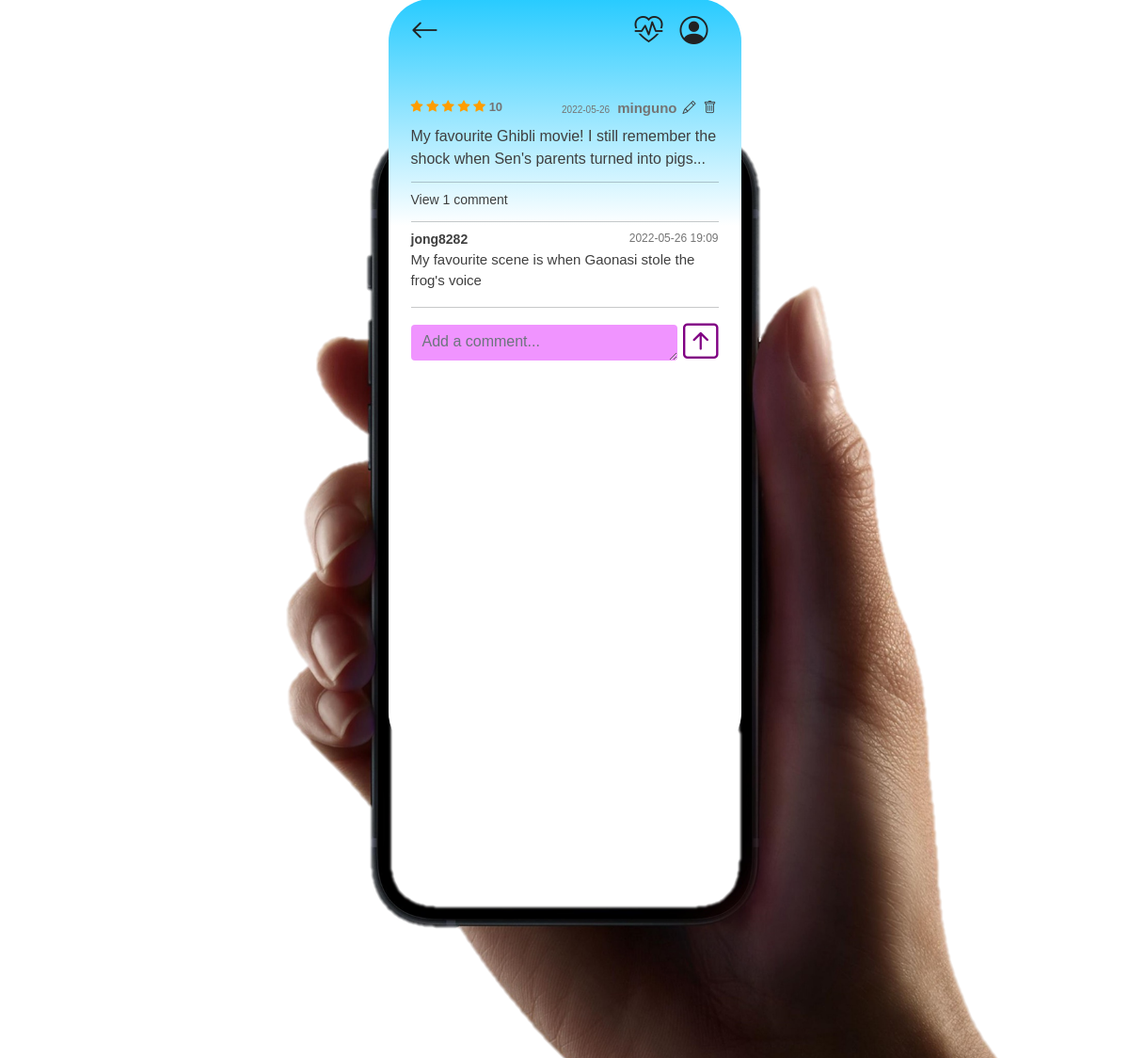
The app's page /movies/read/1/ (signed in), older data.
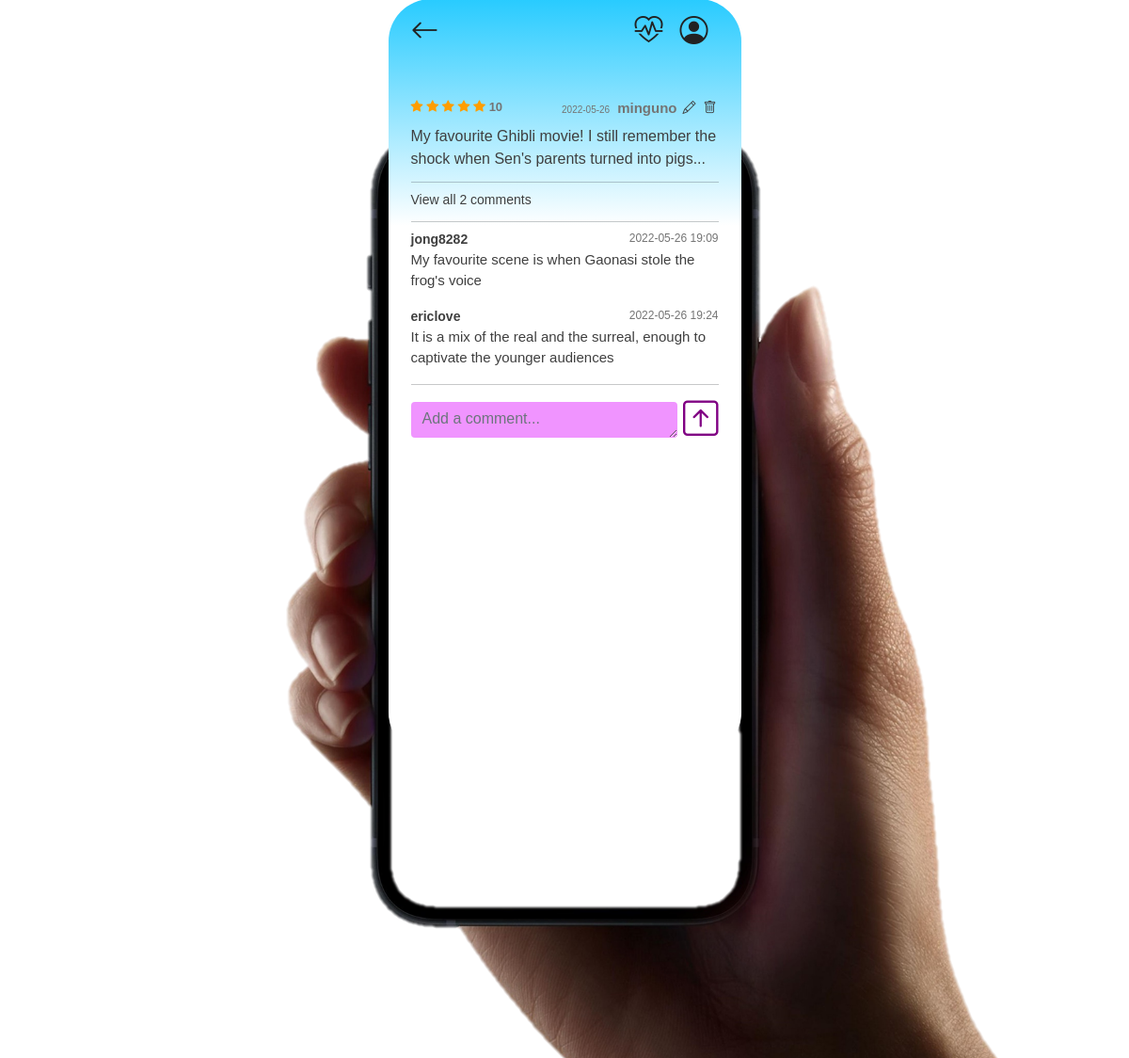
The same page, newer data.
### movies/models.py (models this page shows)
class Comment(models.Model):
    review = models.ForeignKey(Review, on_delete=models.CASCADE, related_name = 'comments')
    content = models.TextField()
    created_at = models.DateTimeField(auto_now_add=True)
    updated_at = models.DateTimeField(auto_now=True)
    user = models.ForeignKey(settings.AUTH_USER_MODEL, on_delete=models.CASCADE )

### accounts/models.py (models this page shows)
class User(AbstractUser):
    followings = models.ManyToManyField('self', symmetrical=False, related_name='followers')
    nickname = models.CharField(null=True, max_length=10)
    image = models.ImageField(null=True, blank=True)

### movies/views.py (the view)
# urls.py: path('read/<str:review_pk>/', views.read, name='read'),
@login_required
def read(request, review_pk):
    review = get_object_or_404(Review, pk=review_pk)
    if request.method == 'POST':
        comment_form = CommentForm(request.POST)
        if comment_form.is_valid():
            comment = comment_form.save(commit=False)
            comment.review = review
            comment.user = request.user
            comment.save()
            return redirect('movies:read', review.pk)
    else:
        comment_form = CommentForm()
    context = {
        'review': review,
        'review_pk': review_pk,
        'comment_form' : comment_form,
        'review' : review,
        'comments' : review.comments.all(),
    }
    return render(request, 'movies/read.html', context)

### movies/forms.py
class CommentForm(forms.ModelForm):
    content = forms.CharField(
        label='',
        widget=forms.Textarea(
            attrs = {
                'class': 'form-control',
                'maxlength': 100,
                'placeholder': 'Add a comment...',
            }
        )
    )
    class Meta:
        model = Comment
        exclude = ('review', 'user', )

### movies/templates/movies/read.html (shortened to what this page needs)
{% extends 'base.html' %}
{% block content %}
  <div class="p-4" style="flex:1;">
    <div class="review-section mt-4">
      <div class="d-flex justify-content-between">
        <div class="review-score">
          {% if review.score == 1 %}
            <i class="bi bi-star-half"></i>
            <i class="bi bi-star"></i>
            <i class="bi bi-star"></i>
            <i class="bi bi-star"></i>
            <i class="bi bi-star"></i>
            {{ review.score }}
          {% else %}
            <i class="bi bi-star-fill"></i>
            <i class="bi bi-star-fill"></i>
            <i class="bi bi-star-fill"></i>
            <i class="bi bi-star-fill"></i>
            <i class="bi bi-star-fill"></i>
            {{ review.score }}
          {% endif %}
        </div>
        <div>
          <div class="d-flex align-items-baseline">
            <div class="review-created me-2">
              {{ review.updated_at|date:"Y-m-d" }}
            </div>
            <div class="review-writer d-flex">
              {{ review.user.nickname }}
              {% if request.user == review.user %}
                <a href="{% url 'movies:update' review_pk %}">
                  <button class="button btn-color"><i class="bi bi-pencil"></i></button>
                </a>
                <form action="{% url 'movies:delete' review_pk %}" method="POST">
                  <button class="button btn-color"><i class="bi bi-trash"></i></button>
                </form>
              {% endif %}
            </div>
          </div>
        </div>
      </div>
      <div class="review-content">{{ review.content }}</div>
    </div>
    <hr>
    {% if comments|length %}
      {% if comments|length == 1 %}
        <div class="comments">View {{ comments|length }} comment</div>
        <hr>
      {% else %}
        <div class="comments">View all {{ comments|length }} comments</div>
        <hr>
      {% endif %}
    {% else %}
      <div class="comments">0 comment</div>
    {% endif %}
    {% for comment in comments %}
      <div class="area mb-3">
        <div class="d-flex justify-content-between" >
          <div style="font-weight: bold; font-size: 14px; color: #3F3F3F;">{{ comment.user.nickname }}</div>
          <div style="font-size: 12px; color: #747474;" class="d-flex">
            {{ comment.updated_at|date:"Y-m-d H:i" }}
          </div>
        </div>
        <div style="color: #3F3F3F; font-size: 15px;">{{ comment.content }}</div>
      </div>
    {% endfor %}
    <div class="sticky">
      {% if request.user.is_authenticated %}
        <hr>
        <form action="{% url 'movies:read' review.pk %}" method="POST">
          <div class="d-flex justify-content-between align-items-center">
            <div>
              {{ comment_form }}
            </div>
            <button class="button comment-create"><i class="bi bi-arrow-up-square"></i></button>
          </div>
        </form>
      {% endif %}
    </div>
  </div>
{% endblock content %}

Row changes from the older to the newer data that the page shows:
added Comment: user.nickname "ericlove", updated_at "2022-05-26 19:24", content "It is a mix of the real and the surreal, enough to captivate the younger audiences"
Text that changed along with them:
{{ comments|length }}: (not shown) → "2"
{{ comments|length }}: "1" → (not shown)
text no longer shown: "View comment"
text now shown: "View all comments"
